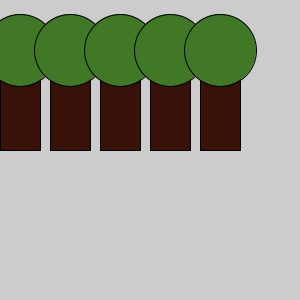
Frame 1 (no input)
Frame 60 (the mouse pressed at the canvas centre just before this capture): identical to frame 1, image omitted
Frame 120 (the mouse held since frame 60 and released just before this capture): identical to frame 1, image omitted

The Processing sketch that drew this single still picture (run headless with seeded random() and noise(); from frame 60 on, the mouse is pressed at the canvas centre):

// Processing sketch: sketch_9_10_redone
// ── sketch_9_10_redone.pde
//9.9
int x = 0;
void setup(){
  size(300,300);
  //treemeth(40,140,40,100);
  bos (0,50);
}

void draw(){}

void treemeth(int num1, int num2, int num3, int num4){
  fill(56, 17, 9);
  rect(num1, num2, num3, num4);
  fill(64, 120, 38);
  ellipse(num1 + (num3/2),num2,num3*1.8,num3*1.8);
}

//9.10

void bos(int num1, int num2){
  for(int i = 0; i<5 ; i++){
    
    treemeth((num1+ x),num2,40,100);
    x += 50;
    println("test");
  }
}
